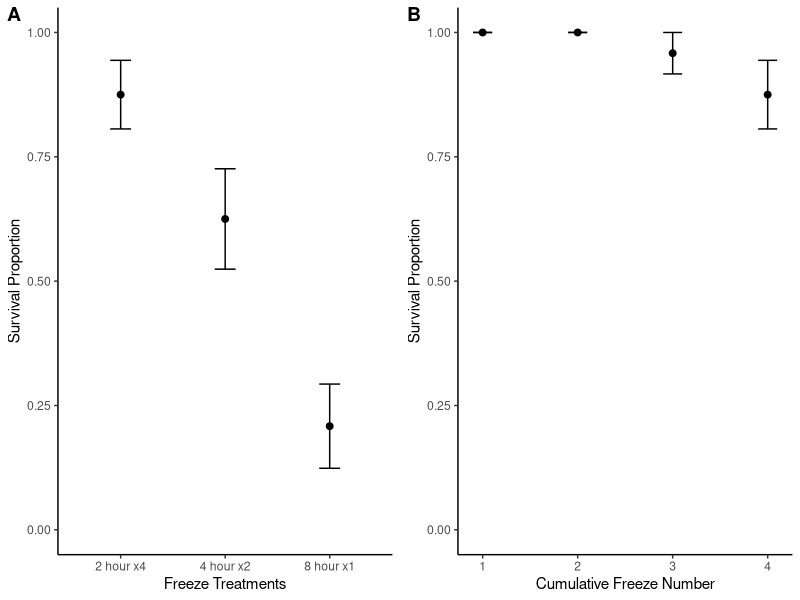
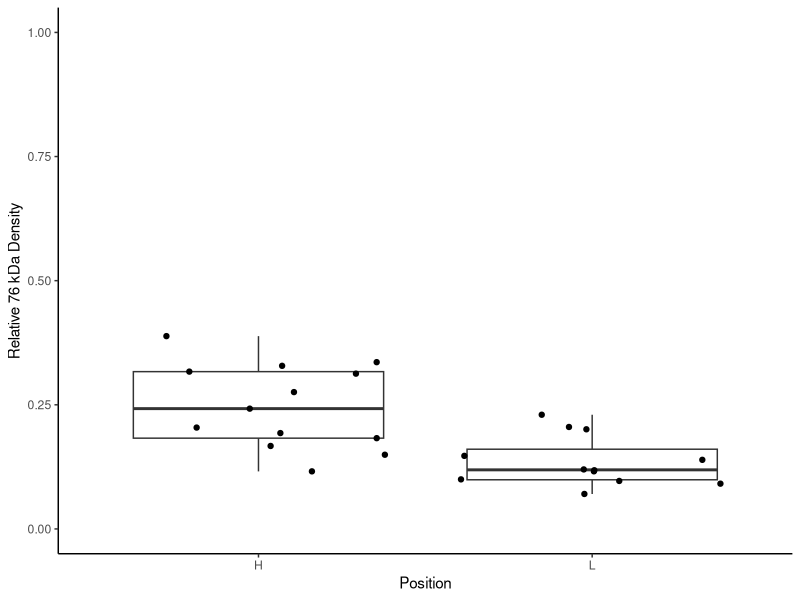
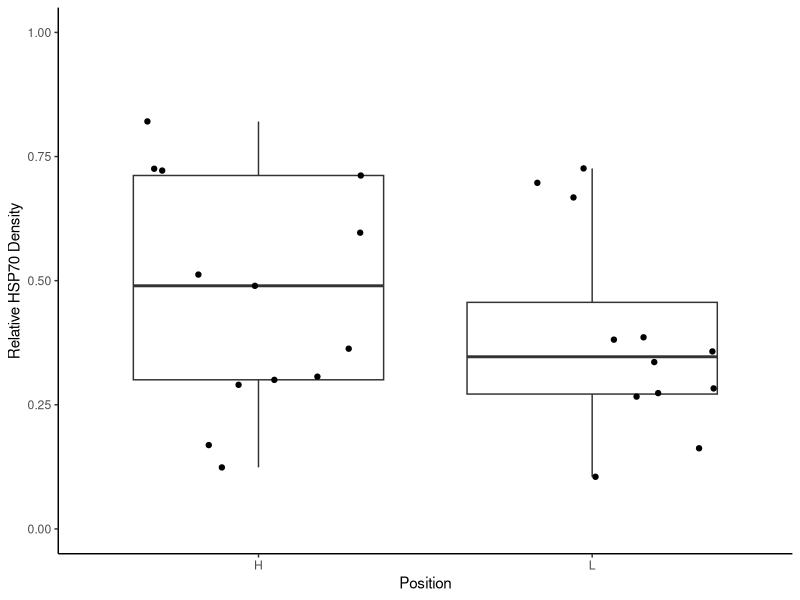
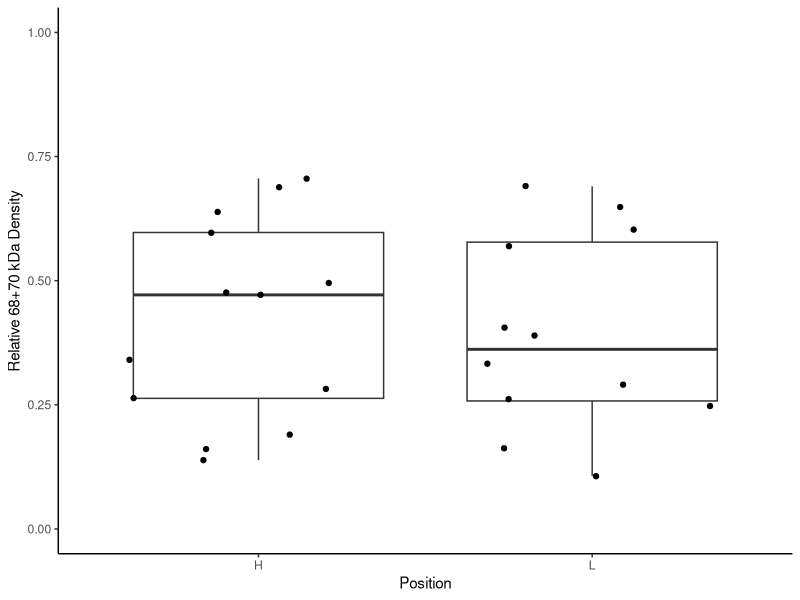
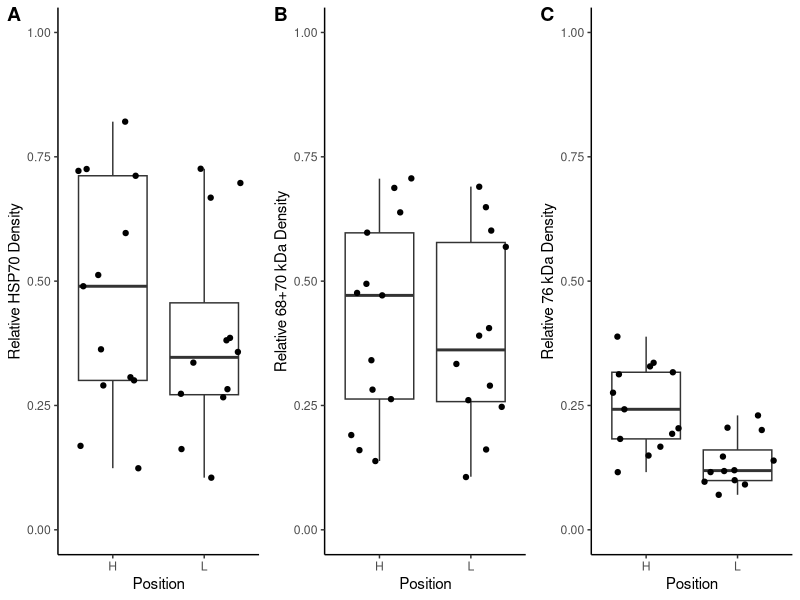
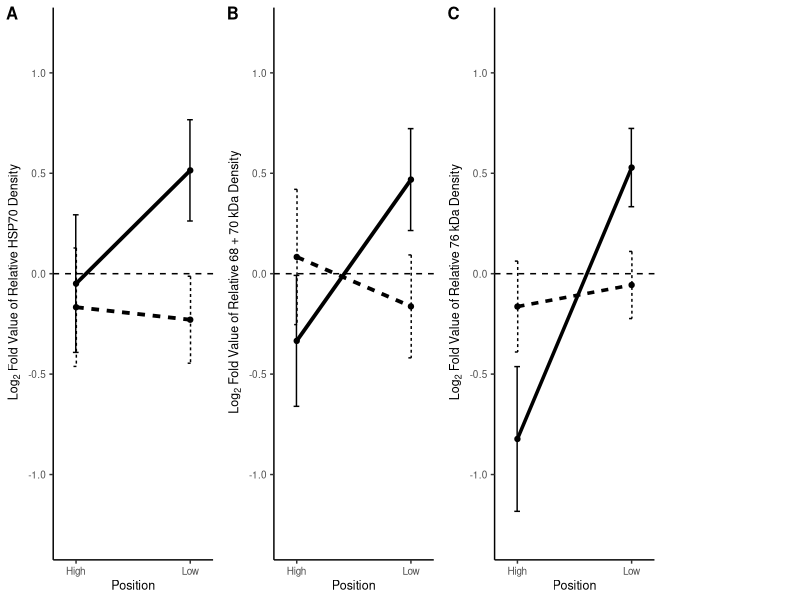
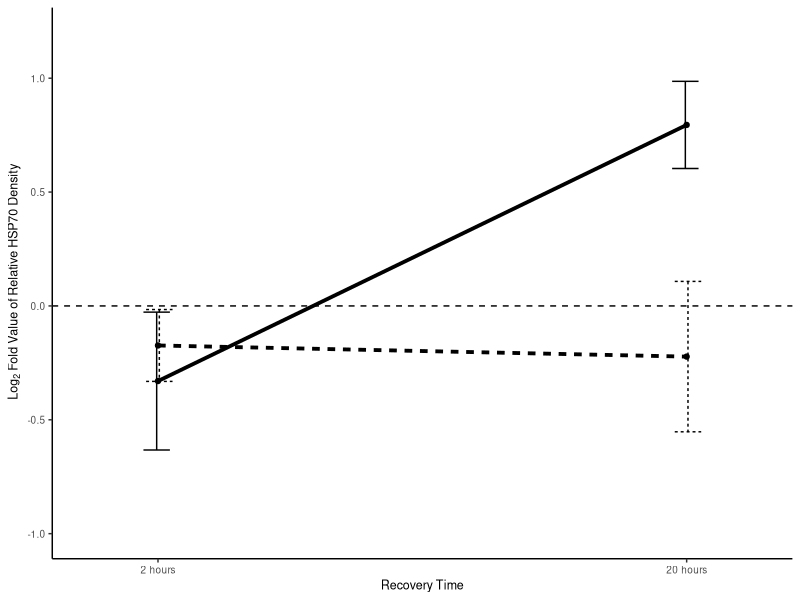
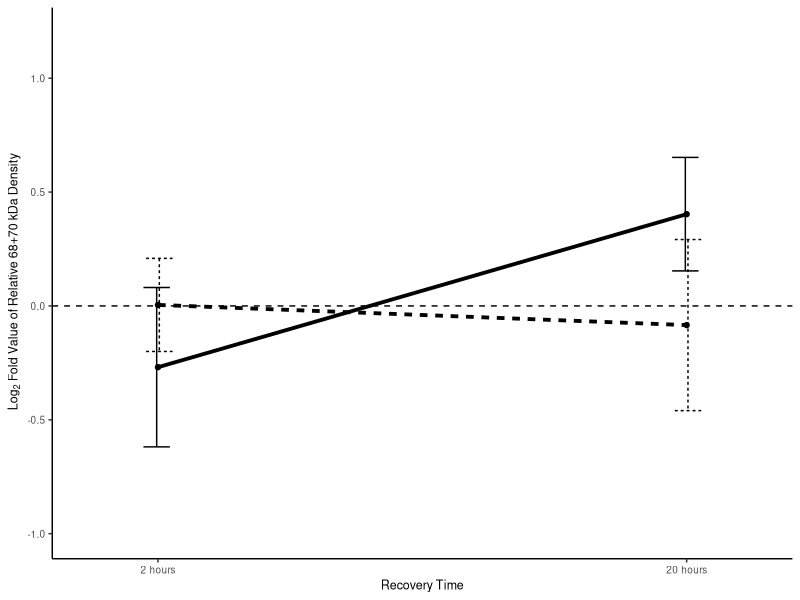

R code for these plots, in order:
## ---- chunk 1
knitr::opts_chunk$set(echo = TRUE, tidy=TRUE, tidy.opts = list(width.cutoff = 60))
## ---- chunk 2
library(MASS)
library(plyr)
library(dplyr)
library(ggplot2)
library(ggpubr)
library(here)
library(tidyverse)
library(cowplot)
library(car)
library(multcomp)
## ---- chunk 3
survival <- read.csv(here("Data", "survival.csv"))
only.8 <- survival %>% filter(Total.freeze.time ==8)
## ---- chunk 4
only.8$Time_Frozen_hrs <- as.factor(only.8$Time_Frozen_hrs)
only.8.glm <- glm(Survival~Time_Frozen_hrs*Acclimation_time_days*Position,family="binomial",data=only.8)

only.8.glm.reduced <- glm(Survival~Time_Frozen_hrs,family="binomial",data=only.8)
anova(only.8.glm,test="Chisq")
summary(glht(only.8.glm.reduced, mcp(Time_Frozen_hrs="Tukey")))
## ---- chunk 5
only.8.glm.length<- glm(Survival~Length_mm,data=only.8)
summary(aov(only.8.glm.length))
## ---- chunk 6
only.8.group <- group_by(only.8,Time_Frozen_hrs)
only.8.sum <- summarise(only.8.group, prop_surv=mean(Survival, na.rm=TRUE), sd=sd(Survival, na.rm=TRUE), total=n(), SE=sd(Survival)/sqrt(n()))

only.8.sum$Time_Frozen_hrs <- as.factor(only.8.sum$Time_Frozen_hrs)

survivalgraph <- ggplot(only.8.sum, aes(x=Time_Frozen_hrs, y=prop_surv)) +geom_point()+ylim(0,1) +
  xlab("Freeze Treatments") + ylab("Survival Proportion") + 
  geom_errorbar(aes(ymin=prop_surv-SE, ymax=prop_surv+SE, width=.2))+
  theme_classic()+
  geom_point(size=2)+ scale_x_discrete(labels=c("2 hour x4", "4 hour x2", "8 hour x1"))

## ---- chunk 7
repeat2 <-subset(survival, survival$Time_Frozen_hrs ==2)
repeat2sum <- group_by(repeat2,Culmulative_Freeze_Number)
repeat2sum1 <- summarise(repeat2sum, prop_surv=mean(Survival, na.rm=TRUE), sd=sd(Survival, na.rm=TRUE), total=n(), SE=sd(Survival)/sqrt(n()))
repeatedfreeze <- ggplot(repeat2sum1, aes(x=Culmulative_Freeze_Number, y=prop_surv)) + geom_point() +ylim(0,1) +
  xlab("Cumulative Freeze Number") + ylab("Survival Proportion")+
  geom_errorbar(aes(ymin=prop_surv-SE, ymax=prop_surv+SE, width=.2))+
  theme_classic()+
  geom_point(size=2)
## ---- chunk 8
##combining cumulative and 8 hour total freezes
combinedsurival <- plot_grid(survivalgraph, repeatedfreeze, labels = c("A", "B"))
combinedsurival
#ggsave("survivalgraph", device = "tiff", dpi = 300, width = 174, height = 100, units = "mm")
## ---- chunk 9
top_bands <-read.csv(here("Data", "Top band.csv"))
## ---- chunk 10
controlonlytop <- subset(top_bands, top_bands$treatment == 'C')
controldenstop <- controlonlytop  %>%
  group_by(position, time.frozen, sam.num)  %>%
  summarise(meanden=mean(rel.dens))
## ---- chunk 11
shapiro.test(controldenstop$meanden) #p = 0.08, its normal
bartlett.test(meanden~position, data = controldenstop) # p-value = 0.09448, Homogeneity of variances are equal
t.test(meanden~position, var.equal=FALSE, data=controldenstop)
## ---- chunk 12
controlboxtop <- ggplot(controldenstop, aes(x=position, y=meanden)) + 
  geom_boxplot() + ylim(0,1) +
  xlab("Position") + ylab("Relative 76 kDa Density") +
  theme_classic()+geom_jitter()
controlboxtop
## ---- chunk 13
all_bands <-read.csv(here( "Data", "All bands.csv"))
controlonlyall <- subset(all_bands, all_bands$treatment== 'C')
controldensall <- controlonlyall  %>%
  group_by(position, freeze.time, sam.num)  %>%
  summarise(meanden=mean(rel.dens))

## ---- chunk 14
shapiro.test(controldensall$meanden) #p-value = 0.04557, not normal
##Using man whitney U test
wilcox.test(meanden~position, data=controldensall)


#Now making a box plot of basal levels - NO difference
controlbox <- ggplot(controldensall, aes(x=position, y=meanden)) + 
  geom_boxplot() + ylim(0,1) +
  xlab("Position") + ylab("Relative HSP70 Density") +
  theme_classic()+geom_jitter()
controlbox
## ---- chunk 15
bottom_bands <-read.csv(here( "Data", "Bottom bands.csv"))

controlonlybottom <- subset(bottom_bands, bottom_bands$treatment== 'C')
controldensbot <- controlonlybottom  %>%
  group_by(shore.position, freeze.time, sample.num)  %>%
  summarise(meanden=mean(rel.dens))
## ---- chunk 16
shapiro.test(controldensbot$meanden) #p-value = 0.09156
t.test(meanden~shore.position, var.equal=FALSE, data=controldensbot) #p-value = 0.7409

#Now making a box plot of basal levels - NO difference
controlboxbot <- ggplot(controldensbot, aes(x=shore.position, y=meanden)) + 
  geom_boxplot() + ylim(0,1) +
  xlab("Position") + ylab("Relative 68+70 kDa Density") +
  theme_classic() + geom_jitter()
controlboxbot
## ---- chunk 17

plot_grid(controlbox, controlboxbot,controlboxtop, ncol=3, labels= "AUTO")
ggsave("basalhsp70.tiff", device = "tiff", dpi = 300, width = 174, height = 100, units = "mm")
## ---- chunk 18
controlonlytop_1<- aggregate(controlonlytop$rel.dens,
                             by=list(controlonlytop$position, 
                                     controlonlytop$time.frozen, 
                                     controlonlytop$recovery), FUN=mean)
log2top <-read.csv(here("Data", "meantop.csv"))
log2top.aov <- aov(log.2.fold~position*freeze.time*recovery,data=log2top)
summary(log2top.aov)
## ---- chunk 19
meandensityall <- all_bands  %>%
  group_by(treatment, position,freeze.time, recovery, sam.num)  %>%
  summarise(meanden=mean(rel.dens)) %>%
  filter(treatment == 'E')
## ---- chunk 20
#write.csv(meandensityall,here("Data", "meanall1.csv"))

log2all <- read.csv(here("Data", "meanall.csv"))
log2all$recovery <- as.factor(log2all$recovery)
log2all$freeze.time <- as.factor(log2all$freeze.time)
## ---- chunk 21
shapiro.test(log2all$log.2.fold) #p-value =  0.08344, normal
bartlett.test(log.2.fold~position ,data=log2all) #p-value = 0.4231
log2all.aov <- aov(log.2.fold~position*freeze.time*recovery,data=log2all)
summary(log2all.aov)
TukeyHSD(log2all.aov)
## ---- chunk 22
log2bottom <-read.csv(here("Data", "meanbottom1.csv"))
log2bottom$recovery <- as.factor(log2bottom$recovery)
log2bottom$freeze.time <- as.factor(log2bottom$freeze.time)
shapiro.test(log2bottom$log.2.fold) #p-value = 0.05715
bartlett.test(log.2.fold~position ,data=log2bottom) #p-value = 0.4688
log2bottom.aov <- aov(log.2.fold~position*freeze.time*recovery,data=log2bottom)
summary(log2bottom.aov)
## ---- chunk 23
log2top <-read.csv(here("Data", "meantop.csv"))
log2top$recovery <- as.factor(log2top$recovery)
log2top$freeze.time <- as.factor(log2top$freeze.time)
logtop.aov <- aov(log.2.fold~position*freeze.time*recovery, data=log2top)
summary(logtop.aov)
TukeyHSD(logtop.aov)
## ---- chunk 24
arrangedata <- ddply(log2all, c("position","freeze.time"), summarise,
                     N    = length(log.2.fold),
                     mean = mean(log.2.fold),
                     sd   = sd(log.2.fold),
                     std   = sd / sqrt(N))
pd <- position_dodge(0.01)  
#The errorbars overlapped, so use position_dodge to move them horizontally
all.bands.position <- ggplot(arrangedata, 
                             aes(x=position, y=mean, 
                                 linetype=freeze.time,group=freeze.time)) + 
  geom_errorbar(aes(ymin=mean-std, ymax=mean+std), width=.1, position=pd) +
  geom_line(size=1.3) +
  geom_point()+
  ylab(bquote(''~Log [2]~'Fold Value of Relative HSP70 Density')) +
  xlab("Position")+ theme(legend.position = "none")+
  theme_classic() +scale_color_manual(values = c("#E69F00", "#009E73"))+
  theme(text = element_text(size=9))+
  geom_hline(yintercept=c(0), linetype="dashed")+
  scale_x_discrete(expand=expansion(mult=c(0.2,0.2)),labels=c("High", "Low"))+ 
  theme(legend.position="none")+ ylim(-1.3, 1.2)
## ---- chunk 25
arrangedata.bottom <- ddply(log2bottom, c("position","freeze.time"), summarise,
                            N    = length(log.2.fold),
                            mean = mean(log.2.fold),
                            sd   = sd(log.2.fold),
                            std   = sd / sqrt(N))
pd <- position_dodge(0.01)  
bottom.bands.position <- ggplot(arrangedata.bottom, 
                                aes(x=position, y=mean, 
                                    linetype=freeze.time,group=freeze.time)) + 
  geom_errorbar(aes(ymin=mean-std, ymax=mean+std), width=.1, position=pd) +
  geom_line(size=1.3) + 
  geom_point()+
  ylab(bquote(''~Log [2]~'Fold Value of Relative 68 + 70 kDa Density')) +
  xlab("Position")+
  theme_classic()+ #+scale_color_manual(values = c("#E69F00", "#009E73"))+
  theme(text = element_text(size=9))+
  geom_hline(yintercept=c(0), linetype="dashed")+
  scale_x_discrete(expand=expansion(mult=c(0.2,0.2)), labels=c("High", "Low"))+ 
  theme(legend.position="none")+ylim(-1.3, 1.2)
## ---- chunk 26
arrangedata.top <- ddply(log2top, c("position","freeze.time"), summarise,
                         N    = length(log.2.fold),
                         mean = mean(log.2.fold),
                         sd   = sd(log.2.fold),
                         std   = sd / sqrt(N))
pd <- position_dodge(0.01)  
top.bands.position <- ggplot(arrangedata.top, 
                             aes(x=position, y=mean, 
                                 group=freeze.time, 
                                 linetype = freeze.time)) + 
  geom_errorbar(aes(ymin=mean-std, ymax=mean+std), width=.1, position=pd) +
  geom_line(size=1.2) + 
  geom_point()+
  ylab(bquote(''~Log [2]~'Fold Value of Relative 76 kDa Density')) +
  xlab("Position")+
  theme_classic() +
  theme(text = element_text(size=9))+
  scale_linetype_discrete(labels = c("4 x 2 h", "1 x 8 h"))+
  geom_hline(yintercept=c(0), linetype="dashed")+
  scale_x_discrete(expand=expansion(mult=c(0.2,0.2)), labels=c("High", "Low"))+
  labs(linetype='Freeze Treatment')+  ylim(-1.3, 1.2)+
  theme(legend.position="none")
## ---- chunk 27
legend <- get_legend(top.bands.position)
fullpositiongraph<- plot_grid(all.bands.position, bottom.bands.position, 
                              top.bands.position, legend, 
                              labels = c("A", "B", "C"), 
                              label_size = 12, ncol=4, 
                              rel_widths = c(4,4,4,2.5))
fullpositiongraph

#ggsave("positionhsp70.tiff", device = "tiff", dpi = 300, width = 174, height = 90, units = "mm", bg = "white")

## ---- chunk 28
arrangedatar <- ddply(log2all, c("recovery","freeze.time"), summarise,
                     N    = length(log.2.fold),
                     mean = mean(log.2.fold),
                     sd   = sd(log.2.fold),
                     std   = sd / sqrt(N))
pd <- position_dodge(0.01)  #The errorbars overlapped, so use position_dodge to move them horizontally
all.bands.recovery <- ggplot(arrangedatar, aes(x=recovery, y=mean, linetype=freeze.time,group=freeze.time)) + 
  geom_errorbar(aes(ymin=mean-std, ymax=mean+std), width=.1, position=pd) +
  geom_line(size=1.3) +
  geom_point()+
  ylab(bquote(''~Log [2]~'Fold Value of Relative HSP70 Density')) +
  xlab("Recovery Time")+ theme(legend.position = "none")+
  theme_classic() +
  theme(text = element_text(size=9))+
  scale_color_manual(values = c("#E69F00", "#009E73"), labels = c("2 x 4 h", "1 x 8 h"))+
  geom_hline(yintercept=c(0), linetype="dashed")+
  scale_x_discrete(expand=expansion(mult=c(0.2,0.2)), labels=c("2 hours", "20 hours"))+
  theme(legend.position="none")+ ylim(-1, 1.2)
all.bands.recovery

###Bottom bands
arrangedata.bottomr <- ddply(log2bottom, c("recovery","freeze.time"), summarise,
                            N    = length(log.2.fold),
                            mean = mean(log.2.fold),
                            sd   = sd(log.2.fold),
                            std   = sd / sqrt(N))
pd <- position_dodge(0.01)  #The errorbars overlapped, so use position_dodge to move them horizontally
bottom.bands.recovery <- ggplot(arrangedata.bottomr, aes(x=recovery, y=mean, linetype=freeze.time,group=freeze.time)) + 
  geom_errorbar(aes(ymin=mean-std, ymax=mean+std), width=.1, position=pd) +
  geom_line(size=1.3) + 
  geom_point()+
ylab(bquote(''~Log [2]~'Fold Value of Relative 68+70 kDa Density')) +
  xlab("Recovery Time")+
  theme_classic() +
  scale_color_manual(values = c("#E69F00", "#009E73"))+
  theme(text = element_text(size=9))+
  geom_hline(yintercept=c(0), linetype="dashed")+
  scale_x_discrete(expand=expansion(mult=c(0.2,0.2)), labels=c("2 hours", "20 hours"))+ theme(legend.position="none")+ylim(-1, 1.2)
bottom.bands.recovery

##Top
arrangedata.topr <- ddply(log2top, c("recovery","freeze.time"), summarise,
                         N    = length(log.2.fold),
                         mean = mean(log.2.fold),
                         sd   = sd(log.2.fold),
                         std   = sd / sqrt(N))
pd <- position_dodge(0.01)  #The errorbars overlapped, so use position_dodge to move them horizontally
top.bands.recovery <- ggplot(arrangedata.topr, aes(x=recovery, y=mean, linetype=freeze.time,group=freeze.time)) + 
  geom_errorbar(aes(ymin=mean-std, ymax=mean+std), width=.1, position=pd) +
  geom_line(size=1.3) + 
  geom_point()+
  ylab(bquote(''~Log [2]~'Fold Value of Relative 76 kDa Density')) +
  xlab("Recovery Time")+
  theme_classic() +
  scale_linetype_discrete(labels = c("4 x 2 h", "1 x 8 h"))+
  theme(text = element_text(size=9))+
  geom_hline(yintercept=c(0), linetype="dashed")+
  scale_x_discrete(expand=expansion(mult=c(0.2,0.2)), labels=c("2 hours", "20 hours"))+
  labs(linetype='Freeze Treatment')+  ylim(-1, 1.2)+theme(legend.position="none")
top.bands.recovery

legend.recovery <- get_legend(
  # create some space to the left of the legend
  top.bands.recovery + theme(legend.box.margin = margin(0, 0, 0, 12))
)

recovery<- plot_grid(all.bands.recovery, bottom.bands.recovery, top.bands.recovery, legend.recovery, label_size = 12, ncol=4, rel_widths = c(4,4,4,2.5), labels = c("A", "B", "C"))
recovery

#ggsave("recoveryhsp70.tiff", device = "tiff", dpi = 300, width = 174, height = 90, units = "mm", bg = "white")

## ---- chunk 29
second <-read.csv(here("Data", "All bands_2.csv"))

controlsecond <- subset(second, second$treatment=="C")
controlsecond1 <- aggregate(controlsecond$dens, by=list(controlsecond$freeze.time), FUN=mean)
#write_xlsx(controllall1,"C:\\Users\\laure\\OneDrive\\Year 4\\Mussel Data\\2,4,6,8 hr experiment\\controlall.xlsx")
#write.xlsx(meandensitytop,"C:\\Users\\laure\\OneDrive\\Year 4\\Mussel Data\\2,4,6,8 hr experiment\\all.xlsx")

log2second <-read.csv(here("Data", "log2all_second.csv"))
log2.aov.second <- aov(log.2.fold~as.factor(freeze.time),data=log2second)
summary(log2.aov.second)

secondboxplot <- ggplot(log2second, aes(x=as.factor(freeze.time), y=log.2.fold)) + 
  geom_boxplot(outlier.shape = NA) + ylim(-1,1) +
  xlab("Freeze Time (h)") + ylab("Relative HSP70 Density") +
  theme_classic() + geom_jitter()
secondboxplot

#ggsave("individualfreeze.tiff", device = "tiff", dpi = 300, width = 174, height = 90, units = "mm", bg = "white")
## ---- chunk 30
ubi <-read.csv(here("Data", "Ubiquitin.csv"))
## ---- chunk 31
ubicontrol <- subset(ubi, ubi$treatment=="C")
ubicontrol1 <- aggregate(ubicontrol$rel.dens, by=list(ubicontrol$position, ubicontrol$freeze.time, ubicontrol$recovery), FUN=mean)
## ---- chunk 32
#write.xlsx(control1) 
## ---- chunk 33
log2 <-read.csv(here("Data", "Ubiquitin_modified.csv"))
## ---- chunk 34
shapiro.test(log2$log.2) #p-value = 0.2554
log2.aov <- aov(log.2~position*as.factor(freeze.time)*as.factor(recovery),data=log2)
summary(log2.aov)
## ---- chunk 35
log3.aov <- MASS::stepAIC(log2.aov)
summary(log3.aov)
TukeyHSD(log3.aov)
## ---- chunk 36
log2$recovery <- as.factor(log2$recovery)
log2$freeze.time <- as.factor(log2$freeze.time)
arrangedata <- ddply(log2, c("recovery","freeze.time"), summarise,
                         N    = length(log.2),
                         mean = mean(log.2),
                         sd   = sd(log.2),
                         std   = sd / sqrt(N))
pd <- position_dodge(0.01)  
#The errorbars overlapped, so use position_dodge to move them horizontally
ubiquitin_recovery <- ggplot(arrangedata, aes(x=recovery, y=mean,
                                              linetype=freeze.time,
                                              group=freeze.time)) + 
  geom_errorbar(aes(ymin=mean-std, ymax=mean+std), width=.1, position=pd) +
  geom_line(size=1.3) + 
  geom_point()+
  ylab(bquote(''~Log [2]~'Fold Value of Relative Ubiquitin Density')) +
  xlab("Recovery Time")+
  theme_classic() +
  theme(text = element_text(size=9))+
  scale_color_manual(values = c("#E69F00", "#009E73"), labels = c("4 x 2 h", "1 x 8 h"))+
  geom_hline(yintercept=c(0), linetype="dashed")+
  scale_x_discrete(expand=expansion(mult=c(0.2,0.2)), labels=c("2 hours", "20 hours"))+
  labs(color='Freeze Treatment')+  ylim(-0.3, 0.2)+theme(legend.position="none")
ubiquitin_recovery

## ---- chunk 37
arrangedataposition <- ddply(log2, c("position","freeze.time"), summarise,
                     N    = length(log.2),
                     mean = mean(log.2),
                     sd   = sd(log.2),
                     std   = sd / sqrt(N))
pd <- position_dodge(0.01)  
#The errorbars overlapped, so use position_dodge to move them horizontally
ubiquitin_position <- ggplot(arrangedataposition, aes(x=position, y=mean, 
                                                      linetype=freeze.time,
                                                      group=freeze.time)) + 
  geom_errorbar(aes(ymin=mean-std, ymax=mean+std), width=.1, position=pd) +
  geom_line(size=1.3) + 
  geom_point()+
  ylab(bquote(''~Log [2]~'Fold Value of Relative Ubiquitin Density')) +
  xlab("Position")+
  theme_classic() +
  theme(text = element_text(size=9))+
  scale_linetype_discrete(labels = c("4 x 2 h", "1 x 8 h"))+
  geom_hline(yintercept=c(0), linetype="dashed")+
  scale_x_discrete(expand=expansion(mult=c(0.2,0.2)), labels=c("High", "Low"))+
  labs(linetype='Freeze Treatment')+  ylim(-0.25, 0.15)+theme(legend.position="none")
ubiquitin_position
## ---- chunk 38
legend.ubiqutin <- get_legend(
  # create some space to the left of the legend
  ubiquitin_position + theme(legend.box.margin = margin(0, 0, 0, 12))
)
ubiqutin <- plot_grid(ubiquitin_recovery, ubiquitin_position, 
                      legend.ubiqutin, ncol=3, rel_widths = c(3, 3, 2), 
                      labels = c("A", "B"))
ubiqutin

#ggsave("ubiquitinlinegraph", device = "tiff", dpi = 300, width = 174, height = 90, units = "mm", bg = "white")

## ---- chunk 39
highlow <-aggregate(ubicontrol$rel.dens, by=list(ubicontrol$position), FUN=mean)
shapiro.test(ubicontrol$rel.dens) # p-value = 5.61e-05, not normal
wilcox.test(rel.dens~position, data=ubicontrol) #p-value = 0.3556
## ---- chunk 40
ubi_basal <- ggplot(ubicontrol, aes(x=position, y=rel.dens)) + 
  geom_boxplot() + ylim(0,2.5) +
  xlab("Position") + ylab("Relative Ubiquitin Density") + 
  theme_classic()+geom_jitter() + scale_x_discrete(labels = c("High", "Low"))
ubi_basal
## ---- chunk 41
compdata <-read.csv(here("Data", "Correlation btw hsp and ub.csv"))
sampledata <- read.csv(here("Data", "Sample correlation btw hsp and ub.csv"))
## ---- chunk 42
regcomp <- ggscatter(compdata, x="ub", y="hsp", add = "reg.line", 
          conf.int =  TRUE, cor.coef = TRUE, cor.method = "pearson", 
          xlab = "Relative Ubiquitin Value", ylab = "Relative HSP70 Value")
shapiro.test(compdata$ub)
##Data = normal, p value = 0.38 
shapiro.test(compdata$hsp)
##Data is normal, p value = 0.28

##THen check assumptions for log.2 hsp and ub##############
logcomp <- ggscatter(compdata, x="log.ub", y="log.hsp", add = "reg.line", 
          conf.int =  TRUE, cor.coef = TRUE, cor.method = "pearson", 
          xlab = "Log  Ubiquitin Value", ylab = "Log  HSP Value")
##Line is also linear so it works

shapiro.test(compdata$log.ub)
##Data = normal, p value = 0.3916 
shapiro.test(compdata$log.hsp)
##Data is normal, p value = 0.832
## ---- chunk 43
## un-log transformed data
hsp.ub <- cor.test(compdata$ub, compdata$hsp, 
                method = "pearson")
hsp.ub
hsp.ub$p.value  #0.006917628
hsp.ub$estimate #0.8542599  

## log transformd data
log.hsp.ub <- cor.test(compdata$log.ub, compdata$log.hsp, 
                   method = "pearson")
log.hsp.ub
log.hsp.ub$p.value  #0.0104069
log.hsp.ub$estimate #0.8320211  
## ---- chunk 44
sample <- ggscatter(sampledata, x="ub", y="hsp", add = "reg.line", 
          conf.int =  TRUE, cor.coef = TRUE, cor.method = "pearson", 
          xlab = "Relative Ubiquitin Value", ylab = "Relative HSP70 Value")

fulltreatment <- ggscatter(compdata, x="ub", y="hsp", add = "reg.line", 
          conf.int =  TRUE, cor.coef = TRUE, cor.method = "pearson", 
          xlab = "Relative Ubiquitin Value", ylab = "Relative HSP70 Value")
## ---- chunk 45
combinedplot <- plot_grid(sample, fulltreatment, labels = c("A", "B"))
combinedplot
